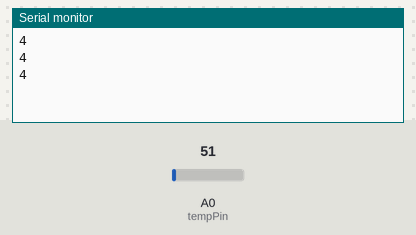
A sketch run on a simulated Arduino Uno, built with avr-gcc and run on an emulated ATmega328P. On the bench: the last lines printed to the serial monitor. The inputs (shaded band) are chosen by the test bench; at power-on: A0 (tempPin) = 51.

Above: at 1.3 s.
1.4 s: A0 (tempPin) set to 61
At 1.9 s:
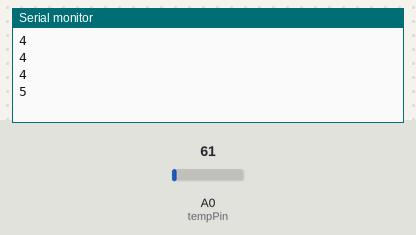
2.9 s: A0 (tempPin) set to 71
At 3.4 s:
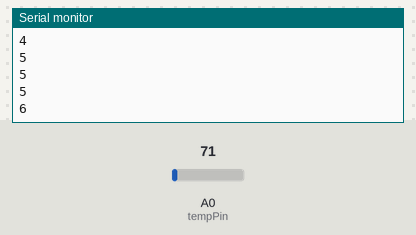
Timing chart, 0 to 5.9 s (numbered marks = the images above; inputs shaded):
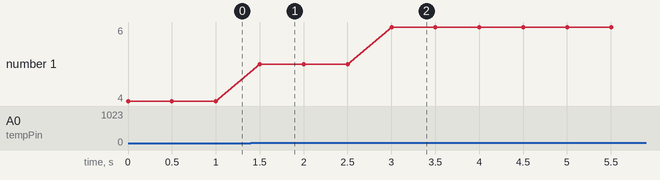

The sketch:

TemperatureSender.ino
```cpp
int tempPin = A0;
int temperature;

void setup() {
  Serial.begin(9600);  // Start serial communication at 9600 baud rate
}

void loop() {
  // Read the temperature from the LM35
  temperature = analogRead(tempPin);
  temperature = map(temperature, 0, 1023, 0, 100);  // Convert to temperature range 0-100°C

  // Send the temperature data via serial communication
  Serial.println(temperature);

  delay(500);
}
```

Measured:
- after the input at 1.4 s, the serial monitor: prints a new line after 0.10 s (image 1)
- after the input at 2.9 s, the serial monitor: prints a new line after 0.10 s (image 2)
- plotted number 1: 4 → 5 after the input at 1.4 s, 5 → 6 after the input at 2.9 s
